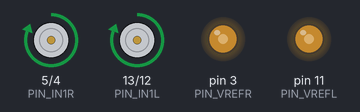
This sketch was run on a simulated Arduino Uno, built with avr-gcc and run on an emulated ATmega328P. Shown: motor-driver pin pairs drawn as motors (green arrow = first pin HIGH = forward, orange = second pin HIGH = backward, longer = more drive), output pins drawn as LEDs (lit = HIGH).

Above: at 0.05 s.
At 9.45 s:
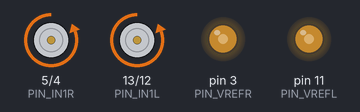
At 11.75 s:
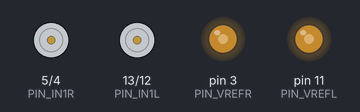
At 14.15 s:
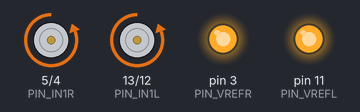
At 18.95 s:
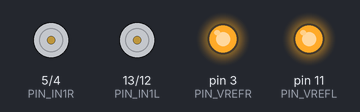
Timing chart, 0 to 24.7 s (numbered marks = the images above):
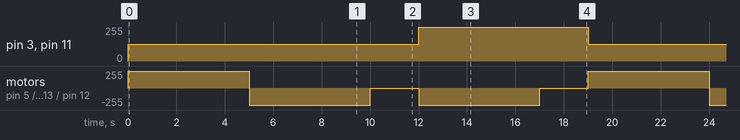

The sketch:

motor_seigyo.ino
```cpp
#define PIN_IN1L  13
#define PIN_IN2L  12
#define PIN_VREFL 11 // PWM

#define PIN_IN1R  5
#define PIN_IN2R  4
#define PIN_VREFR 3 // PWM

void setup(){
  pinMode(PIN_IN1L,OUTPUT);
  pinMode(PIN_IN2L,OUTPUT);
  pinMode(PIN_IN1R,OUTPUT);
  pinMode(PIN_IN2R,OUTPUT);
}

void loop(){

    // モーターの回転速度を中間にする
    analogWrite(PIN_VREFL,127);
    analogWrite(PIN_VREFR,127);

    // 回転
    digitalWrite(PIN_IN1L,HIGH);
    digitalWrite(PIN_IN2L,LOW);
    digitalWrite(PIN_IN1R,HIGH);
    digitalWrite(PIN_IN2R,LOW);
    delay(5000);

    // ブレーキ
    digitalWrite(PIN_IN1L,HIGH);
    digitalWrite(PIN_IN2L,HIGH);
    digitalWrite(PIN_IN1R,HIGH);
    digitalWrite(PIN_IN2R,HIGH);

    // 逆回転
    digitalWrite(PIN_IN1L,LOW);
    digitalWrite(PIN_IN2L,HIGH);
    digitalWrite(PIN_IN1R,LOW);
    digitalWrite(PIN_IN2R,HIGH);
    delay(5000);

    // ブレーキ
    digitalWrite(PIN_IN1L,HIGH);
    digitalWrite(PIN_IN2L,HIGH);
    digitalWrite(PIN_IN1R,HIGH);
    digitalWrite(PIN_IN2R,HIGH);
    delay(2000);

    // モーターの回転速度を最大にする
    analogWrite(PIN_VREFR,255);
    analogWrite(PIN_VREFL,255);

    // 逆回転　
    digitalWrite(PIN_IN1R,LOW);
    digitalWrite(PIN_IN2R,HIGH);
    digitalWrite(PIN_IN1L,LOW);
    digitalWrite(PIN_IN2L,HIGH);
    delay(5000);

    // ストップ
    digitalWrite(PIN_IN1L,LOW);
    digitalWrite(PIN_IN2L,LOW);
    digitalWrite(PIN_IN1R,LOW);
    digitalWrite(PIN_IN2R,LOW);
    delay(2000);
}
```

Measured:
- by itself, pin 3 (PIN_VREFR), pin 11 (PIN_VREFL): alternates 255/255 for 7.0 s and 127/255 for 12.0 s
- by itself, motor on pin 5 (PIN_IN1R) / pin 4 (PIN_IN2R), motor on pin 13 (PIN_IN1L) / pin 12 (PIN_IN2L): repeats every 19.0 s: 2 × (backward 255/255 5.0 s, stopped 2.0 s), forward 255/255 5.0 s
